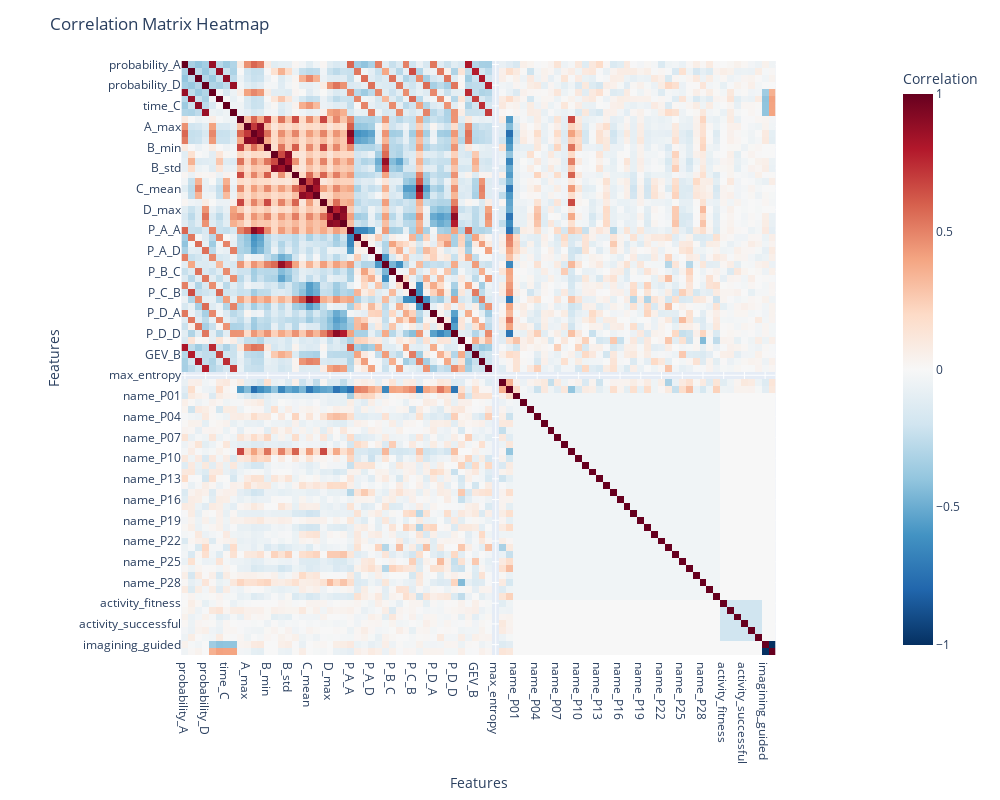

Here is the notebook cell this chart was saved with:
### Code cell
import plotly.express as px

# Calculate the correlation matrix
correlation_matrix = df_encoded.corr()

# Create the heatmap
fig = px.imshow(correlation_matrix, 
                labels=dict(color="Correlation"),
                x=correlation_matrix.columns,
                y=correlation_matrix.columns,
                color_continuous_scale='RdBu_r',
                zmin=-1, zmax=1)

# Update layout for better readability
fig.update_layout(
    title='Correlation Matrix Heatmap',
    xaxis_title='Features',
    yaxis_title='Features',
    width=1000,
    height=800
)

# Show the plot
fig.show()

### Figure 1 — Plotly figure (JSON) as saved in the notebook; plotly's stock layout.template omitted (floating-point values rounded to 4 significant figures; data arrays with more than 128 entries replaced by an {"elided": "..."} marker saying what was removed)
{"data": [{"coloraxis": "coloraxis", "hovertemplate": "x: %{x}<br>y: %{y}<br>Correlation: %{z}<extra></extra>", "name": "0", "type": "heatmap", "x": ["probability_A", "probability_B", "probability_C", "probability_D", "time_A", "time_B", "time_C", "time_D", "A_min", "A_max", "A_mean", "A_std", "B_min", "B_max", "B_mean", "B_std", "C_min", "C_max", "C_mean", "C_std", "D_min", "D_max", "D_mean", "D_std", "P_A_A", "P_A_B", "P_A_C", "P_A_D", "P_B_A", "P_B_B", "P_B_C", "P_B_D", "P_C_A", "P_C_B", "P_C_C", "P_C_D", "P_D_A", "P_D_B", "P_D_C", "P_D_D", "GEV_total", "GEV_A", "GEV_B", "GEV_C", "GEV_D", "max_entropy", "entropy", "mc_entropy", "name_P01", "name_P02", "name_P03", "name_P04", "name_P05", "name_P06", "name_P07", "name_P08", "name_P09", "name_P10", "name_P11", "name_P12", "name_P13", "name_P14", "name_P15", "name_P16", "name_P17", "name_P18", "name_P19", "name_P20", "name_P21", "name_P22", "name_P23", "name_P24", "name_P25", "name_P26", "name_P27", "name_P28", "name_P29", "name_P30", "activity_fitness", "activity_slow", "activity_start", "activity_successful", "activity_training", "activity_your", "imagining_guided", "imagining_self-guided"], "xaxis": "x", "y": ["probability_A", "probability_B", "probability_C", "probability_D", "time_A", "time_B", "time_C", "time_D", "A_min", "A_max", "A_mean", "A_std", "B_min", "B_max", "B_mean", "B_std", "C_min", "C_max", "C_mean", "C_std", "D_min", "D_max", "D_mean", "D_std", "P_A_A", "P_A_B", "P_A_C", "P_A_D", "P_B_A", "P_B_B", "P_B_C", "P_B_D", "P_C_A", "P_C_B", "P_C_C", "P_C_D", "P_D_A", "P_D_B", "P_D_C", "P_D_D", "GEV_total", "GEV_A", "GEV_B", "GEV_C", "GEV_D", "max_entropy", "entropy", "mc_entropy", "name_P01", "name_P02", "name_P03", "name_P04", "name_P05", "name_P06", "name_P07", "name_P08", "name_P09", "name_P10", "name_P11", "name_P12", "name_P13", "name_P14", "name_P15", "name_P16", "name_P17", "name_P18", "name_P19", "name_P20", "name_P21", "name_P22", "name_P23", "name_P24", "name_P25", "name_P26", "name_P27", "name_P28", "name_P29", "name_P30", "activity_fitness", "activity_slow", "activity_start", "activity_successful", "activity_training", "activity_your", "imagining_guided", "imagining_self-guided"], "yaxis": "y", "z": {"elided": "86x86 float values"}}], "layout": {"coloraxis": {"cmax": 1, "cmin": -1, "colorbar": {"title": {"text": "Correlation"}}, "colorscale": [[0, "rgb(5,48,97)"], [0.1, "rgb(33,102,172)"], [0.2, "rgb(67,147,195)"], [0.3, "rgb(146,197,222)"], [0.4, "rgb(209,229,240)"], [0.5, "rgb(247,247,247)"], [0.6, "rgb(253,219,199)"], [0.7, "rgb(244,165,130)"], [0.8, "rgb(214,96,77)"], [0.9, "rgb(178,24,43)"], [1, "rgb(103,0,31)"]]}, "height": 800, "margin": {"t": 60}, "title": {"text": "Correlation Matrix Heatmap"}, "width": 1000, "xaxis": {"anchor": "y", "constrain": "domain", "domain": [0, 1], "scaleanchor": "y", "title": {"text": "Features"}}, "yaxis": {"anchor": "x", "autorange": "reversed", "constrain": "domain", "domain": [0, 1], "title": {"text": "Features"}}}}
